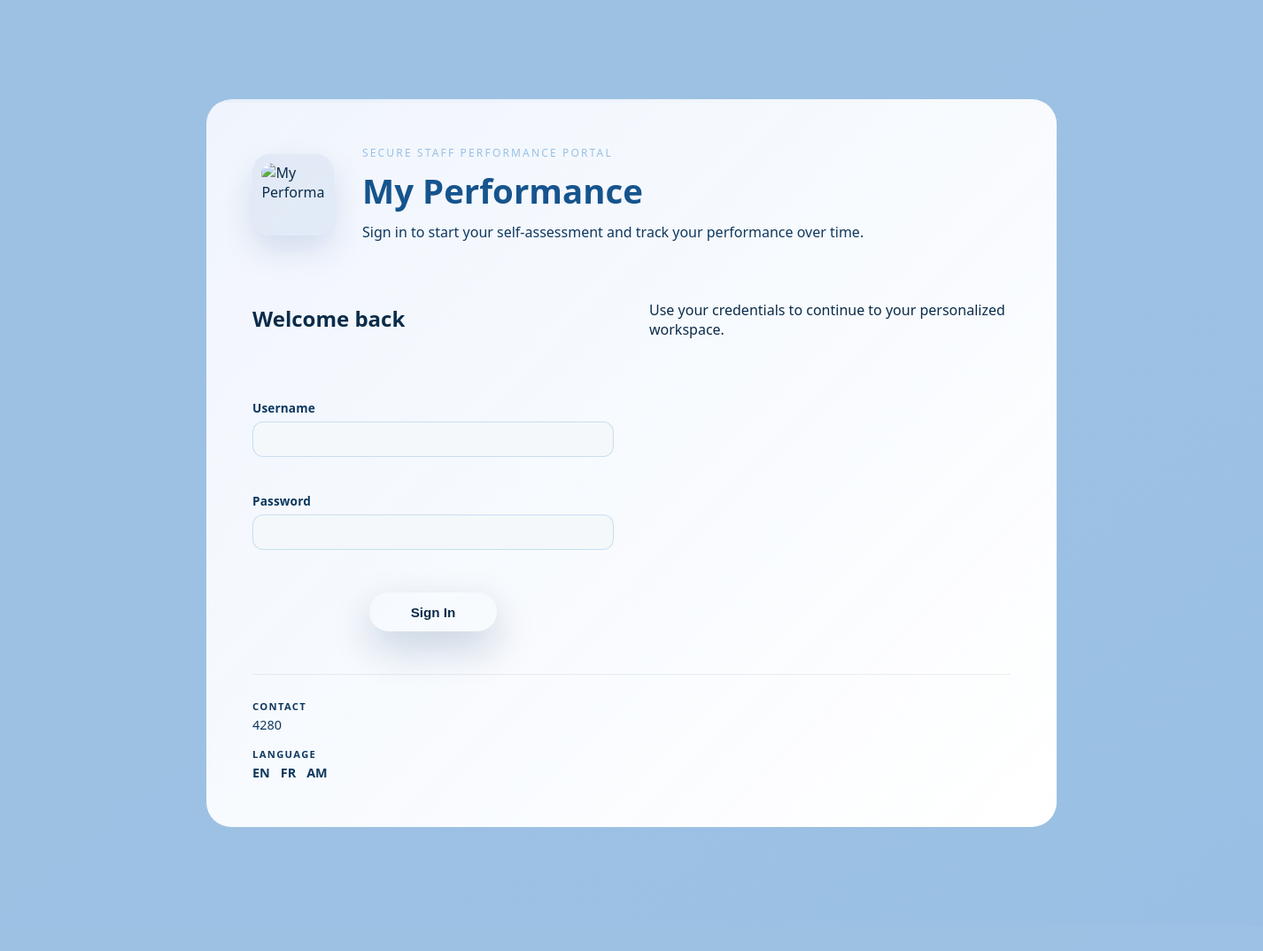
The page /login.php on the database its author committed.
### tables this page shows
CREATE TABLE site_config (
  id INT PRIMARY KEY,
  site_name VARCHAR(200) NULL,
  landing_text TEXT NULL,
  address VARCHAR(255) NULL,
  contact VARCHAR(255) NULL,
  landing_metric_submissions INT NULL,
  landing_metric_completion VARCHAR(50) NULL,
  landing_metric_adoption VARCHAR(50) NULL,
  logo_path VARCHAR(255) NULL,
  footer_org_name VARCHAR(255) NULL,
  footer_org_short VARCHAR(100) NULL,
  footer_website_label VARCHAR(255) NULL,
  footer_website_url VARCHAR(255) NULL,
  footer_email VARCHAR(255) NULL,
  footer_phone VARCHAR(255) NULL,
  footer_hotline_label VARCHAR(255) NULL,
  footer_hotline_number VARCHAR(50) NULL,
  footer_rights VARCHAR(255) NULL,
  google_oauth_enabled TINYINT(1) NOT NULL DEFAULT 0,
  google_oauth_client_id VARCHAR(255) NULL,
  google_oauth_client_secret VARCHAR(255) NULL,
  microsoft_oauth_enabled TINYINT(1) NOT NULL DEFAULT 0,
  microsoft_oauth_client_id VARCHAR(255) NULL,
  microsoft_oauth_client_secret VARCHAR(255) NULL,
  microsoft_oauth_tenant VARCHAR(255) NULL,
  color_theme VARCHAR(50) NOT NULL DEFAULT 'light',
  brand_color VARCHAR(7) NULL,
  enabled_locales TEXT NULL,
  smtp_enabled TINYINT(1) NOT NULL DEFAULT 0,
  smtp_host VARCHAR(255) NULL,
  smtp_port INT NULL,
  smtp_username VARCHAR(255) NULL,
  smtp_password VARCHAR(255) NULL,
  smtp_encryption VARCHAR(10) NOT NULL DEFAULT 'none',
  smtp_from_email VARCHAR(255) NULL,
  smtp_from_name VARCHAR(255) NULL,
  smtp_timeout INT NULL,
  upgrade_repo VARCHAR(255) NULL
);

### login.php (the view, shortened to what the rows shown need)
<?php
require_once __DIR__ . '/config.php';
$locale = ensure_locale();
$t = load_lang($locale);
$cfg = get_site_config($pdo);
$siteName = htmlspecialchars($cfg['site_name'] ?? 'My Performance', ENT_QUOTES, 'UTF-8');
$landingTextRaw = $cfg['landing_text'] ?? '';
$landingText = htmlspecialchars($landingTextRaw, ENT_QUOTES, 'UTF-8');
$contact = htmlspecialchars($cfg['contact'] ?? '', ENT_QUOTES, 'UTF-8');
$bodyClassRaw = trim(site_body_classes($cfg) . ' md-login-page');
$bodyClass = htmlspecialchars($bodyClassRaw, ENT_QUOTES, 'UTF-8');
$bodyStyle = htmlspecialchars(site_body_style($cfg), ENT_QUOTES, 'UTF-8');
$baseUrl = htmlspecialchars(BASE_URL, ENT_QUOTES, 'UTF-8');
$langAttr = htmlspecialchars($locale, ENT_QUOTES, 'UTF-8');
$introText = $landingText !== ''
    ? $landingText
    : htmlspecialchars(
        t(
            $t,
            'welcome_msg',
            'Sign in to start your self-assessment and track your performance over time.'
        ),
        ENT_QUOTES,
        'UTF-8'
    );
$signInHeading = t($t, 'sign_in_heading', 'Welcome back');
?>
<!doctype html>
<html lang="<?= $langAttr ?>" data-base-url="<?= $baseUrl ?>">
<head>
  <link rel="stylesheet" href="<?= asset_url('assets/css/material.css') ?>">
  <link rel="stylesheet" href="<?= asset_url('assets/css/styles.css') ?>">
</head>
<body class="<?= $bodyClass ?>" style="<?= $bodyStyle ?>">
  <div class="md-container">
    <div class="md-card md-elev-3 md-login md-login--simple">
      <div class="md-login-simple">
        <header class="md-login-simple__header">
          <div class="md-login-simple__titles">
            <p class="md-login-simple__eyebrow"><?= htmlspecialchars(t($t, 'login_tagline', 'Secure staff performance portal'), ENT_QUOTES, 'UTF-8') ?></p>
            <h1><?= $siteName ?></h1>
            <?php if ($introText !== ''): ?>
              <p class="md-login-simple__intro"><?= $introText ?></p>
            <?php endif; ?>
          </div>
        </header>
        <section class="md-login-simple__body" aria-labelledby="sign-in-heading">
          <h2 id="sign-in-heading"><?= htmlspecialchars($signInHeading, ENT_QUOTES, 'UTF-8') ?></h2>
        </section>
        <footer class="md-login-simple__footer">
          <?php if ($contact !== ''): ?>
            <div>
              <span class="md-login-footer-label"><?= t($t, 'contact_label', 'Contact') ?></span>
              <span class="md-login-footer-value"><?= $contact ?></span>
            </div>
          <?php endif; ?>
        </footer>
      </div>
    </div>
  </div>
</body>
</html>

### rows shown on the page
site_config: site_name "My Performance", landing_text "Sign in to start your self-assessment and track your performance over time.", contact "4280"

### other values the page prints
t($t, 'login_tagline', 'Secure staff performance portal') "SECURE STAFF PERFORMANCE PORTAL"
$signInHeading "Welcome back"
$signInSubheading "Use your credentials to continue to your personalized workspace."
t($t, 'username', 'Username') "Username"
t($t, 'password', 'Password') "Password"
t($t, 'sign_in', 'Sign In') "Sign In"
t($t, 'contact_label', 'Contact') "CONTACT"
$languageLabel "LANGUAGE"
$loc "EN"
$loc "FR"
$loc "AM"
